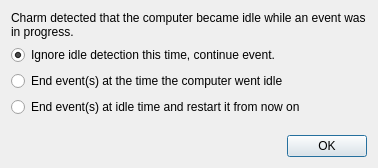
<?xml version="1.0" encoding="UTF-8"?>
<ui version="4.0">
 <class>IdleCorrectionDialog</class>
 <widget class="QDialog" name="IdleCorrectionDialog">
  <property name="geometry">
   <rect>
    <x>0</x>
    <y>0</y>
    <width>378</width>
    <height>168</height>
   </rect>
  </property>
  <property name="windowTitle">
   <string>Spacing out in front of the computer?</string>
  </property>
  <layout class="QVBoxLayout" name="verticalLayout">
   <item>
    <widget class="QLabel" name="idleLabel">
     <property name="text">
      <string>Charm detected that the computer became idle while an event was in progress.</string>
     </property>
     <property name="wordWrap">
      <bool>true</bool>
     </property>
    </widget>
   </item>
   <item>
    <widget class="QRadioButton" name="ignore">
     <property name="text">
      <string>Ignore idle detection this time, continue event.</string>
     </property>
     <property name="checked">
      <bool>true</bool>
     </property>
    </widget>
   </item>
   <item>
    <widget class="QRadioButton" name="endEvent">
     <property name="text">
      <string>End event(s) at the time the computer went idle</string>
     </property>
    </widget>
   </item>
   <item>
    <widget class="QRadioButton" name="restartEvent">
     <property name="text">
      <string>End event(s) at idle time and restart it from now on</string>
     </property>
    </widget>
   </item>
   <item>
    <spacer name="verticalSpacer">
     <property name="orientation">
      <enum>Qt::Vertical</enum>
     </property>
     <property name="sizeHint" stdset="0">
      <size>
       <width>20</width>
       <height>14</height>
      </size>
     </property>
    </spacer>
   </item>
   <item>
    <widget class="QDialogButtonBox" name="buttonBox">
     <property name="orientation">
      <enum>Qt::Horizontal</enum>
     </property>
     <property name="standardButtons">
      <set>QDialogButtonBox::Ok</set>
     </property>
    </widget>
   </item>
  </layout>
 </widget>
 <resources/>
 <connections>
  <connection>
   <sender>buttonBox</sender>
   <signal>accepted()</signal>
   <receiver>IdleCorrectionDialog</receiver>
   <slot>accept()</slot>
   <hints>
    <hint type="sourcelabel">
     <x>248</x>
     <y>254</y>
    </hint>
    <hint type="destinationlabel">
     <x>157</x>
     <y>274</y>
    </hint>
   </hints>
  </connection>
  <connection>
   <sender>buttonBox</sender>
   <signal>rejected()</signal>
   <receiver>IdleCorrectionDialog</receiver>
   <slot>reject()</slot>
   <hints>
    <hint type="sourcelabel">
     <x>316</x>
     <y>260</y>
    </hint>
    <hint type="destinationlabel">
     <x>286</x>
     <y>274</y>
    </hint>
   </hints>
  </connection>
 </connections>
</ui>
